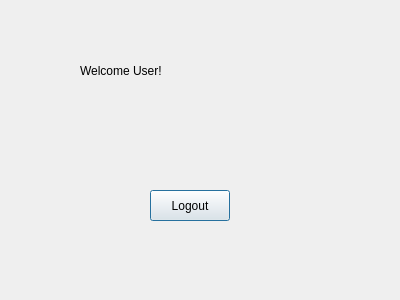
<?xml version="1.0" encoding="UTF-8"?>
<ui version="4.0">
 <class>Dialog</class>
 <widget class="QDialog" name="Dialog">
  <property name="geometry">
   <rect>
    <x>0</x>
    <y>0</y>
    <width>400</width>
    <height>300</height>
   </rect>
  </property>
  <property name="windowTitle">
   <string>Dialog</string>
  </property>
  <widget class="QLabel" name="label">
   <property name="geometry">
    <rect>
     <x>80</x>
     <y>20</y>
     <width>241</width>
     <height>101</height>
    </rect>
   </property>
   <property name="text">
    <string>Welcome User!</string>
   </property>
   <property name="margin">
    <number>0</number>
   </property>
   <property name="indent">
    <number>-1</number>
   </property>
  </widget>
  <widget class="QPushButton" name="LO_pb">
   <property name="geometry">
    <rect>
     <x>150</x>
     <y>190</y>
     <width>80</width>
     <height>31</height>
    </rect>
   </property>
   <property name="text">
    <string>Logout</string>
   </property>
  </widget>
 </widget>
 <resources/>
 <connections/>
</ui>
